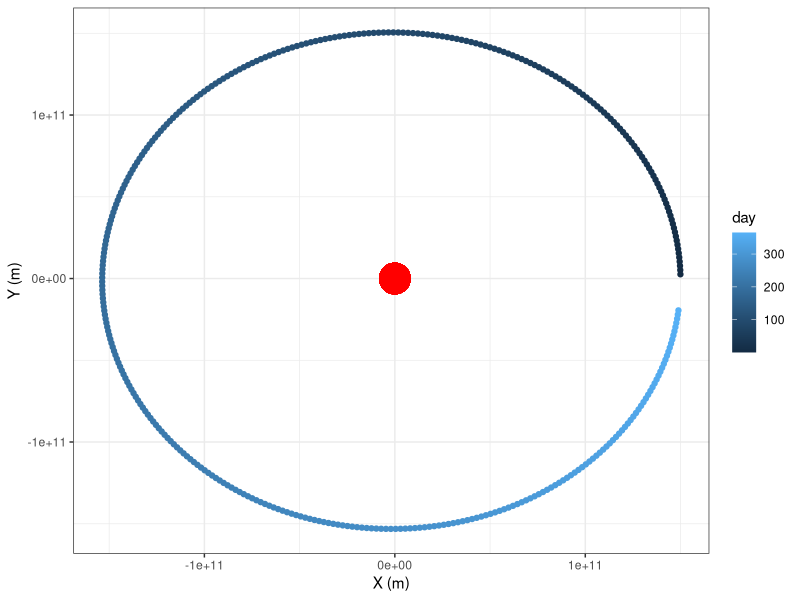

Here is the R script that generated this plot:
#In this script, want to test creating a simple Earth orbiting the Sun simulation

library(dplyr)
library(ggplot2)


#Define params 
M_S <- 2e30
M_E <- 6e24
G <- 6.67e-11

#Initial earth position is (in a 2D plane) 'on the right of the Sun'
x <- 1.5e11
y <- 0   

#Initial velocity of Earth (perpendicular to Earth-Sun line)
vx <- 0
vy <- 30000


#Want to update each day. 
dt <- 60*60*24
T <- 60*60*24*365

day <- c()
x_positions <- c()
y_positions <- c()


#For each day
for (i in 1:(T/dt)) {

    r <- sqrt(x^2 + y^2)

    #Magnitude of Gravitational Force on Earth  
    F <- G*M_E*M_S/r^2

    #X-component of Force - F*cos(theta) = F*x/r
    Fx <- -F*x/r 
    
    #Y-component of Force - F*sin(theta) = F*y/r
    Fy <- -F*y/r


    #Update velocities: 
    vx <- vx + (Fx/M_E)*dt 
    vy <- vy + (Fy/M_E)*dt 


    #Update positions: 
    x <- x + vx*dt 
    y <- y + vy*dt 

    day[i] <- i
    x_positions[i] <- x 
    y_positions[i] <- y

}


#Turn into DF 
earth_orbit_df <- data.frame(day = day, x = x_positions, y = y_positions) %>%
    as_tibble()



ggplot(earth_orbit_df, aes(x = x, y = y, colour = day)) +
    geom_point() +
    geom_point(x = 0, y = 0, color = 'red', size = 10) +
    theme_bw() +
    xlab("X (m)") +
    ylab("Y (m)")


